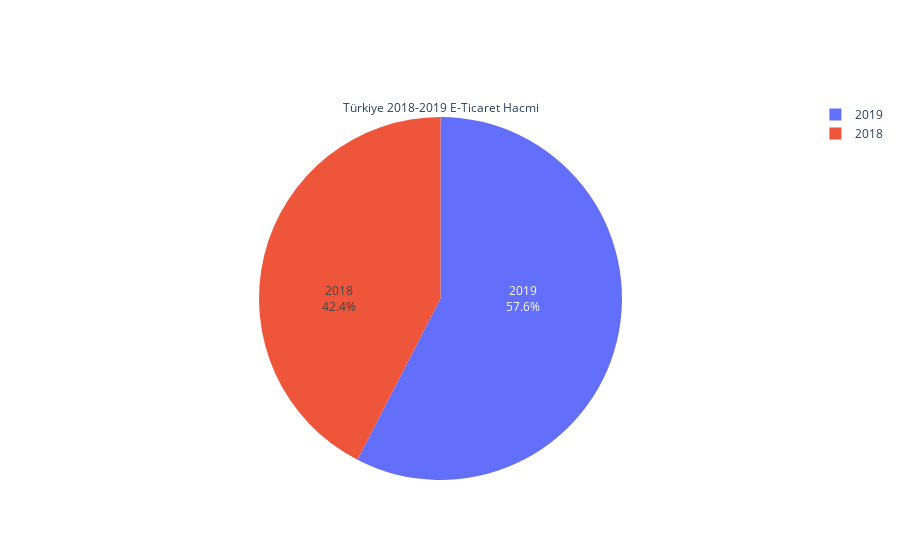

The code cell stored with this chart in its notebook:
### Code cell
import plotly.express as px
import plotly.graph_objects as go

labels = df["B"]
values = df["A"]


fig = go.Figure(data=[go.Pie(labels=labels, values=values,title="Türkiye 2018-2019 E-Ticaret Hacmi", textinfo='label+percent',
                             insidetextorientation='radial'
                            )])
fig.show()

### Figure 1 — Plotly figure (JSON) as saved in the notebook; plotly's stock layout.template omitted (floating-point values rounded to 4 significant figures)
{"data": [{"insidetextorientation": "radial", "labels": [2018, 2019], "textinfo": "label+percent", "title": {"text": "Türkiye 2018-2019 E-Ticaret Hacmi"}, "type": "pie", "values": [271500.0, 368400.0]}], "layout": {}}
